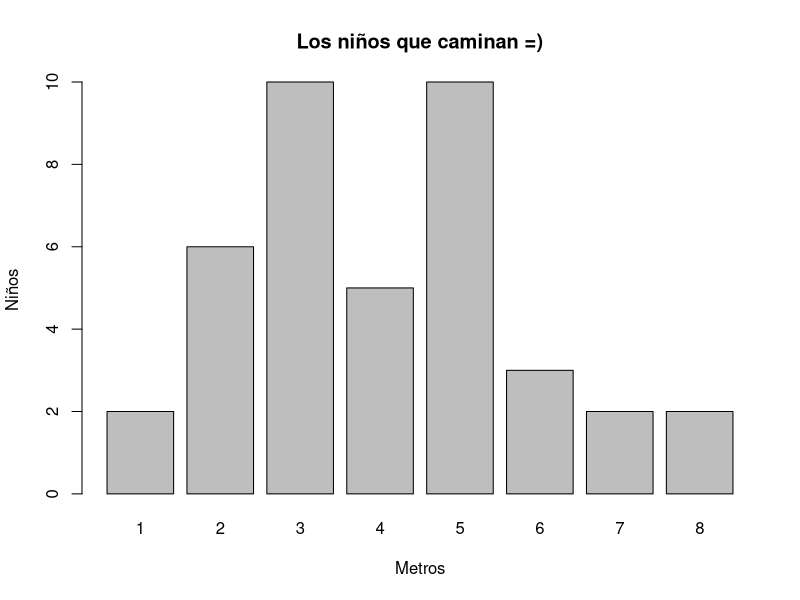
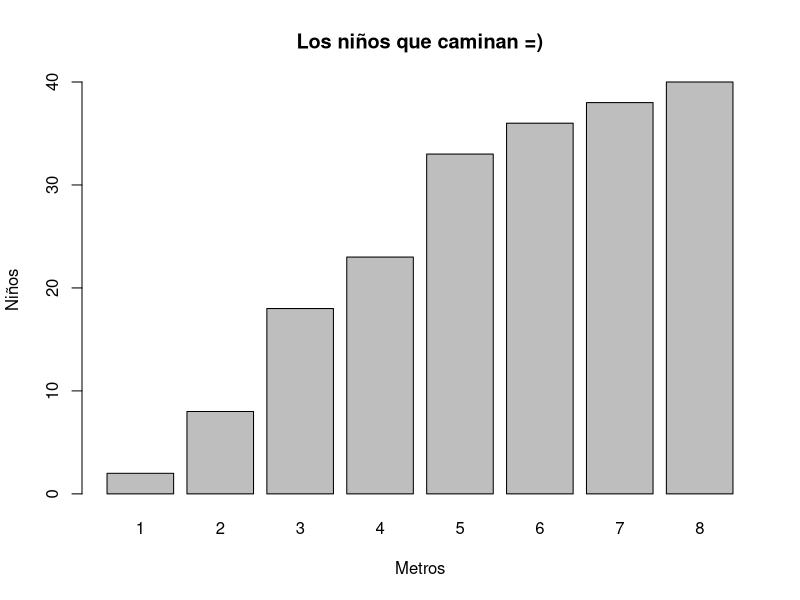
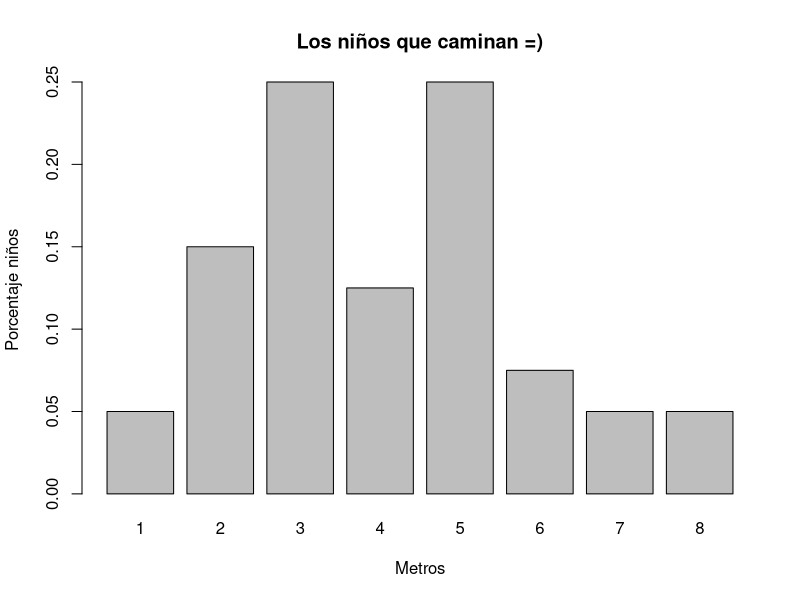
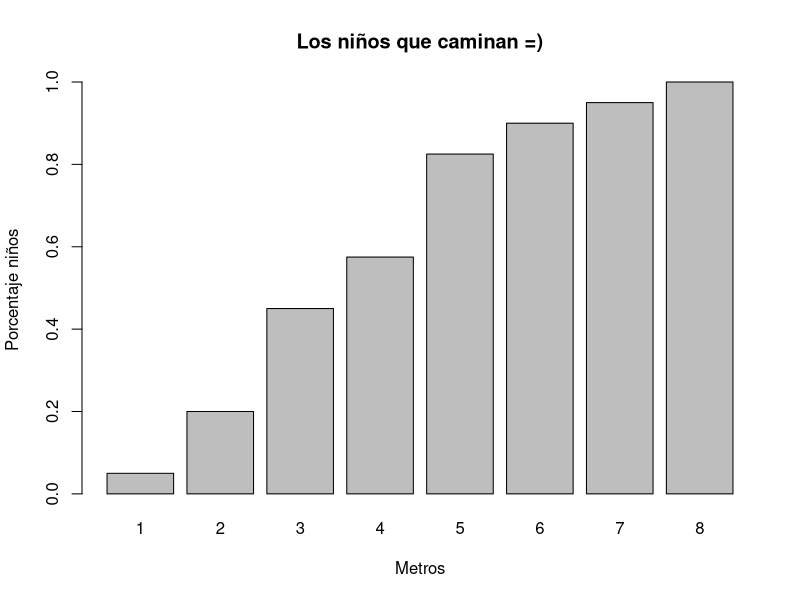
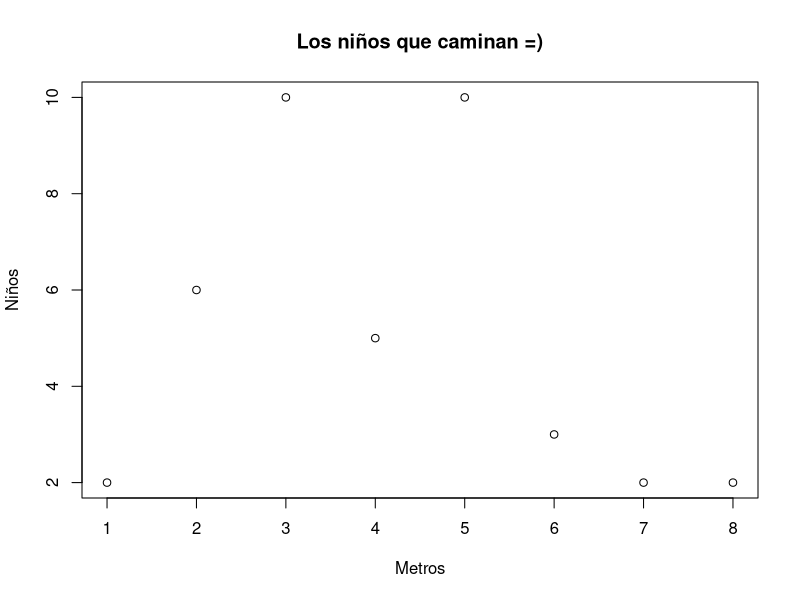

The R source for these figures, in order:
a<- c(1,2,3,4,5,6,7,8 )

b <- c(2,6,10,5,10,3,2,2)


#tabla de frecuencias
x<-a
absoluta<-b
absoluta_acumulada <- cumsum(b)
frecuencia_relativa<-b/sum(b)
relativa_acumulada <- cumsum(b/sum(b))
cbind(x,absoluta,absoluta_acumulada,frecuencia_relativa, relativa_acumulada)


#diagrama de barras para frecuencuas absoluta, relativa y acumulada

barplot(absoluta,cex.names=1,names.arg=x,xlab="Metros",ylab="Niños",main="Los niños que caminan =)")

barplot(absoluta_acumulada,cex.names=1,names.arg=x,xlab="Metros",ylab="Niños",main="Los niños que caminan =)")

barplot(frecuencia_relativa,cex.names=1,names.arg=x,xlab="Metros",ylab="Porcentaje niños",main="Los niños que caminan =)")

barplot(relativa_acumulada,cex.names=1,names.arg=x,xlab="Metros",ylab="Porcentaje niños",main="Los niños que caminan =)")



# medidas de tendencia central
summary(b)

#medidas de desviacion
sd(b)
var(b)

#creo un vector para calcular las medidas de tendencia con todos los valores
datos<-vector()

for (i in 1:length(a)){
  datos<-c(datos,rep(a[i],b[i]))
}
# medidas de tendencia con metros
summary(datos)
#desviacion con metros
sd(datos)
var(datos)

  
#grafico de dispersion

plot(b,xlab="Metros",ylab="Niños",main="Los niños que caminan =)")


#conclusiones


